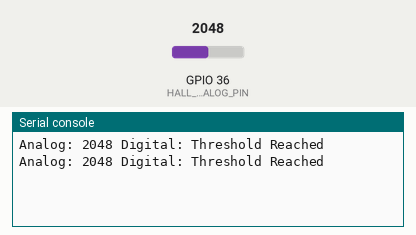
Simulated run of this program. Board: ESP32 board running MicroPython. On the bench: the last lines printed to the serial console. Inputs (shaded band) come from the test bench; at power-on: GPIO 36 (HALL_SENSOR_ANALOG_PIN) = 2048 (analog values on the 0–4095 scale).

Above: at 1.2 s.
1.3 s: GPIO 36 (HALL_SENSOR_ANALOG_PIN) set to 2866
At 2.6 s:
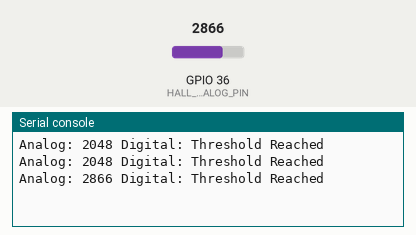
2.8 s: GPIO 36 (HALL_SENSOR_ANALOG_PIN) set to 3603
At 3.8 s:
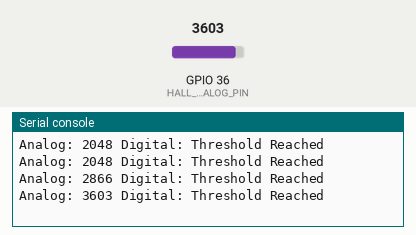
Timing chart, 0 to 5.8 s (numbered marks = the images above; inputs shaded):
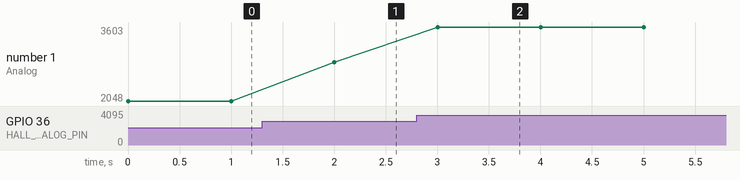

Measured:
- after the input at 1.3 s, the serial console: prints a new line after 0.70 s (image 1)
- after the input at 2.8 s, the serial console: prints a new line after 0.20 s (image 2)
- plotted number 1: 2048 → 2866 after the input at 1.3 s, 2866 → 3603 after the input at 2.8 s

The program:

KY024_Linear_Hall_Sensor.py
```python
# KY-024 Linear Magnetic Hall Sensor demo
import machine
import time

HALL_SENSOR_ANALOG_PIN = machine.ADC(machine.Pin(36))
HALL_SENSOR_ANALOG_PIN.atten(machine.ADC.ATTN_11DB)
HALL_SENSOR_DIGITAL_PIN = machine.Pin(17, machine.Pin.IN, machine.Pin.PULL_UP)

while True:
    analog_value = HALL_SENSOR_ANALOG_PIN.read()
    digital_value = HALL_SENSOR_DIGITAL_PIN.value()
    print("Analog:", analog_value, "Digital:", "Threshold Reached" if digital_value else "Not Reached")
    time.sleep(1)
```
